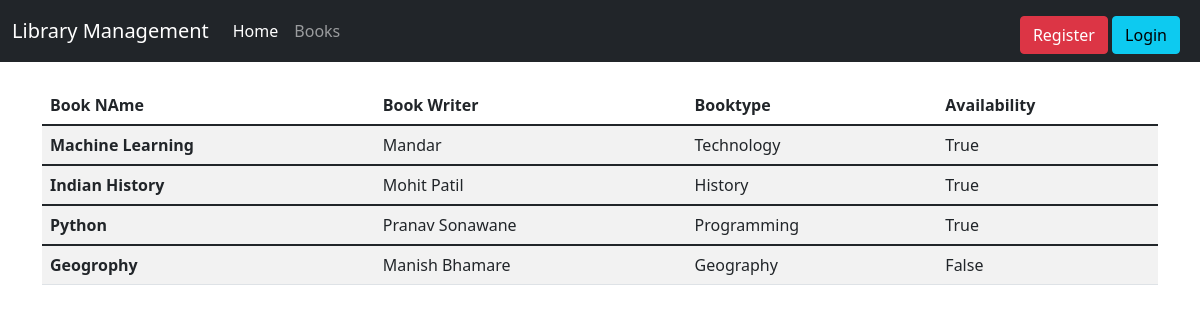
The page /books/ on the database its author committed.
### books/models.py (models this page shows, shortened)
class Books(models.Model):
    name        = models.CharField(max_length=100)
    book_writer = models.CharField(max_length=100)
    booktype    = models.CharField(max_length=100)
    update_date = models.DateField()
    price       = models.IntegerField()
    availabality= models.BooleanField(default=True)
    class Meta:
        verbose_name_plural = "books"

### books/views.py (the view)
# urls.py: path('', views.books, name='books'),
def books(request):
    books = Books.objects.all()
    '''
    context = {
        'books':books,
        'avail':availabality
        }
    result.append(context)'''
    return render(request, 'books.html', {'books':books})

### templates/books.html (shortened to what this page needs)
{% load static %}
{% static "images" as baseUrl %}
<html lang="en">
<head>
    <link href="https://cdn.jsdelivr.net/npm/bootstrap@5.1.3/dist/css/bootstrap.min.css" rel="stylesheet"
>
</head>
<body>
    {% include 'navbar.html' %}<br>
    <div class="container">
        <table class="table table-striped">
            <thead>
                <tr>
                    <th scope="col">Book NAme</th>
                    <th scope="col">Book Writer</th>
                    <th scope="col">Booktype</th>
                    <th scope="col">Availability</th>
                </tr>
            </thead>
            {% for i in books %}
            <tbody>
                <tr>
                    <th scope="row">{{i.name}}</th>
                    <td>{{i.book_writer}}</td>
                    <td>{{i.booktype}}</td>
                    <td>{{i.availabality}}</td>
                </tr>
            </tbody>
            {% endfor %}
        </table>
    </div>
</body>
</html>

### templates/navbar.html (shortened to what this page needs)
<nav class="navbar navbar-expand-lg navbar-dark bg-dark">
  <div class="container-fluid">
    <a class="navbar-brand" href="#">Library Management</a>
    <div class="collapse navbar-collapse" id="navbarSupportedContent">
      <ul class="navbar-nav me-auto mb-2 mb-lg-0">
        <li class="nav-item">
          <a class="nav-link active" aria-current="page" href="/home">Home</a>
        </li>
        <li class="nav-item">
          <a class="nav-link" href="/books">Books</a>
        </li>
      </ul>
      {% if user.is_authenticated %}
      <h4 class="text-white bg-dark mr-3">{{fname}}</h4>
      <div>
        <a class="btn btn-info mr-3" href="/signout" role="button">Sign Out</a>
      </div>
      {% else %}
      <div class="mx-2">
        <a class="btn btn-danger" href="/registration" role="button">Register</a>
        <a class="btn btn-info" href="/signin" role="button">Login</a>
      {% endif %}
      </div>
    </div>
  </div>
</nav>

### rows shown on the page
Books: name "Machine Learning", book_writer "Mandar", booktype "Technology", availabality "True"
Books: name "Indian History", book_writer "Mohit Patil", booktype "History", availabality "True"
Books: name "Python", book_writer "Pranav Sonawane", booktype "Programming", availabality "True"
Books: name "Geogrophy", book_writer "Manish Bhamare", booktype "Geography", availabality "False"
